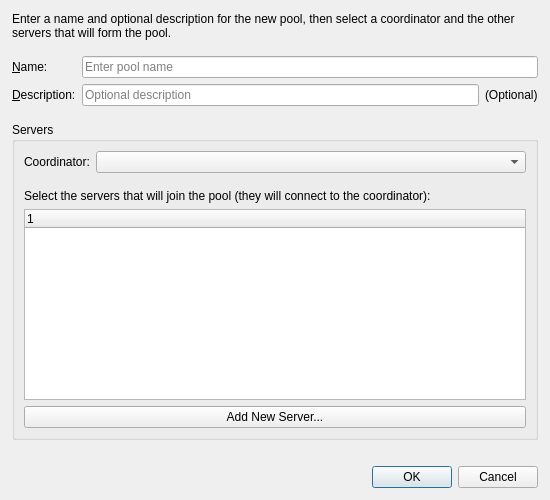
<?xml version="1.0" encoding="UTF-8"?>
<ui version="4.0">
 <class>NewPoolDialog</class>
 <widget class="QDialog" name="NewPoolDialog">
  <property name="geometry">
   <rect>
    <x>0</x>
    <y>0</y>
    <width>550</width>
    <height>500</height>
   </rect>
  </property>
  <property name="windowTitle">
   <string>New Pool</string>
  </property>
  <property name="modal">
   <bool>true</bool>
  </property>
  <layout class="QVBoxLayout" name="mainLayout">
   <property name="leftMargin">
    <number>12</number>
   </property>
   <property name="topMargin">
    <number>12</number>
   </property>
   <property name="rightMargin">
    <number>12</number>
   </property>
   <property name="bottomMargin">
    <number>12</number>
   </property>
   <item>
    <widget class="QLabel" name="labelBlurb">
     <property name="text">
      <string>Enter a name and optional description for the new pool, then select a coordinator and the other servers that will form the pool.</string>
     </property>
     <property name="wordWrap">
      <bool>true</bool>
     </property>
    </widget>
   </item>
   <item>
    <spacer name="spacer1">
     <property name="orientation">
      <enum>Qt::Vertical</enum>
     </property>
     <property name="sizeType">
      <enum>QSizePolicy::Fixed</enum>
     </property>
     <property name="sizeHint" stdset="0">
      <size>
       <width>20</width>
       <height>10</height>
      </size>
     </property>
    </spacer>
   </item>
   <item>
    <layout class="QFormLayout" name="formLayout">
     <item row="0" column="0">
      <widget class="QLabel" name="labelName">
       <property name="text">
        <string>&amp;Name:</string>
       </property>
       <property name="buddy">
        <cstring>lineEditName</cstring>
       </property>
      </widget>
     </item>
     <item row="0" column="1">
      <widget class="QLineEdit" name="lineEditName">
       <property name="placeholderText">
        <string>Enter pool name</string>
       </property>
      </widget>
     </item>
     <item row="1" column="0">
      <widget class="QLabel" name="labelDescription">
       <property name="text">
        <string>&amp;Description:</string>
       </property>
       <property name="buddy">
        <cstring>lineEditDescription</cstring>
       </property>
      </widget>
     </item>
     <item row="1" column="1">
      <layout class="QHBoxLayout" name="descLayout">
       <item>
        <widget class="QLineEdit" name="lineEditDescription">
         <property name="placeholderText">
          <string>Optional description</string>
         </property>
        </widget>
       </item>
       <item>
        <widget class="QLabel" name="labelOptional">
         <property name="text">
          <string>(Optional)</string>
         </property>
        </widget>
       </item>
      </layout>
     </item>
    </layout>
   </item>
   <item>
    <spacer name="spacer2">
     <property name="orientation">
      <enum>Qt::Vertical</enum>
     </property>
     <property name="sizeType">
      <enum>QSizePolicy::Fixed</enum>
     </property>
     <property name="sizeHint" stdset="0">
      <size>
       <width>20</width>
       <height>10</height>
      </size>
     </property>
    </spacer>
   </item>
   <item>
    <widget class="QGroupBox" name="groupBoxServers">
     <property name="title">
      <string>Servers</string>
     </property>
     <layout class="QVBoxLayout" name="serversGroupLayout">
      <item>
       <layout class="QHBoxLayout" name="coordinatorLayout">
        <item>
         <widget class="QLabel" name="labelCoordinator">
          <property name="text">
           <string>Coordinator:</string>
          </property>
         </widget>
        </item>
        <item>
         <widget class="QComboBox" name="comboBoxCoordinator">
          <property name="sizePolicy">
           <sizepolicy hsizetype="Expanding" vsizetype="Fixed">
            <horstretch>0</horstretch>
            <verstretch>0</verstretch>
           </sizepolicy>
          </property>
         </widget>
        </item>
       </layout>
      </item>
      <item>
       <spacer name="spacer3">
        <property name="orientation">
         <enum>Qt::Vertical</enum>
        </property>
        <property name="sizeType">
         <enum>QSizePolicy::Fixed</enum>
        </property>
        <property name="sizeHint" stdset="0">
         <size>
          <width>20</width>
          <height>10</height>
         </size>
        </property>
       </spacer>
      </item>
      <item>
       <widget class="QLabel" name="labelServerListBlurb">
        <property name="text">
         <string>Select the servers that will join the pool (they will connect to the coordinator):</string>
        </property>
        <property name="wordWrap">
         <bool>true</bool>
        </property>
       </widget>
      </item>
      <item>
       <widget class="CustomTreeView" name="customTreeViewServers">
        <property name="sizePolicy">
         <sizepolicy hsizetype="Expanding" vsizetype="Expanding">
          <horstretch>0</horstretch>
          <verstretch>1</verstretch>
         </sizepolicy>
        </property>
        <property name="minimumSize">
         <size>
          <width>0</width>
          <height>150</height>
         </size>
        </property>
        <property name="selectionMode">
         <enum>QAbstractItemView::SingleSelection</enum>
        </property>
       </widget>
      </item>
      <item>
       <widget class="QPushButton" name="buttonAddServer">
        <property name="text">
         <string>Add New Server...</string>
        </property>
        <property name="icon">
         <iconset resource="../resources.qrc">
          <normaloff>:/toolbar/add-server.png</normaloff>:/toolbar/add-server.png</iconset>
        </property>
       </widget>
      </item>
     </layout>
    </widget>
   </item>
   <item>
    <widget class="QLabel" name="labelStatus">
     <property name="text">
      <string></string>
     </property>
     <property name="styleSheet">
      <string notr="true">color: red;</string>
     </property>
    </widget>
   </item>
   <item>
    <widget class="QDialogButtonBox" name="buttonBox">
     <property name="orientation">
      <enum>Qt::Horizontal</enum>
     </property>
     <property name="standardButtons">
      <set>QDialogButtonBox::Cancel|QDialogButtonBox::Ok</set>
     </property>
    </widget>
   </item>
  </layout>
 </widget>
 <resources>
  <include location="../resources.qrc"/>
 </resources>
 <customwidgets>
  <customwidget>
   <class>CustomTreeView</class>
   <extends>QTreeWidget</extends>
   <header>controls/customtreeview.h</header>
  </customwidget>
 </customwidgets>
 <connections>
  <connection>
   <sender>buttonBox</sender>
   <signal>rejected()</signal>
   <receiver>NewPoolDialog</receiver>
   <slot>reject()</slot>
   <hints>
    <hint type="sourcelabel">
     <x>325</x>
     <y>470</y>
    </hint>
    <hint type="destinationlabel">
     <x>275</x>
     <y>250</y>
    </hint>
   </hints>
  </connection>
 </connections>
</ui>
